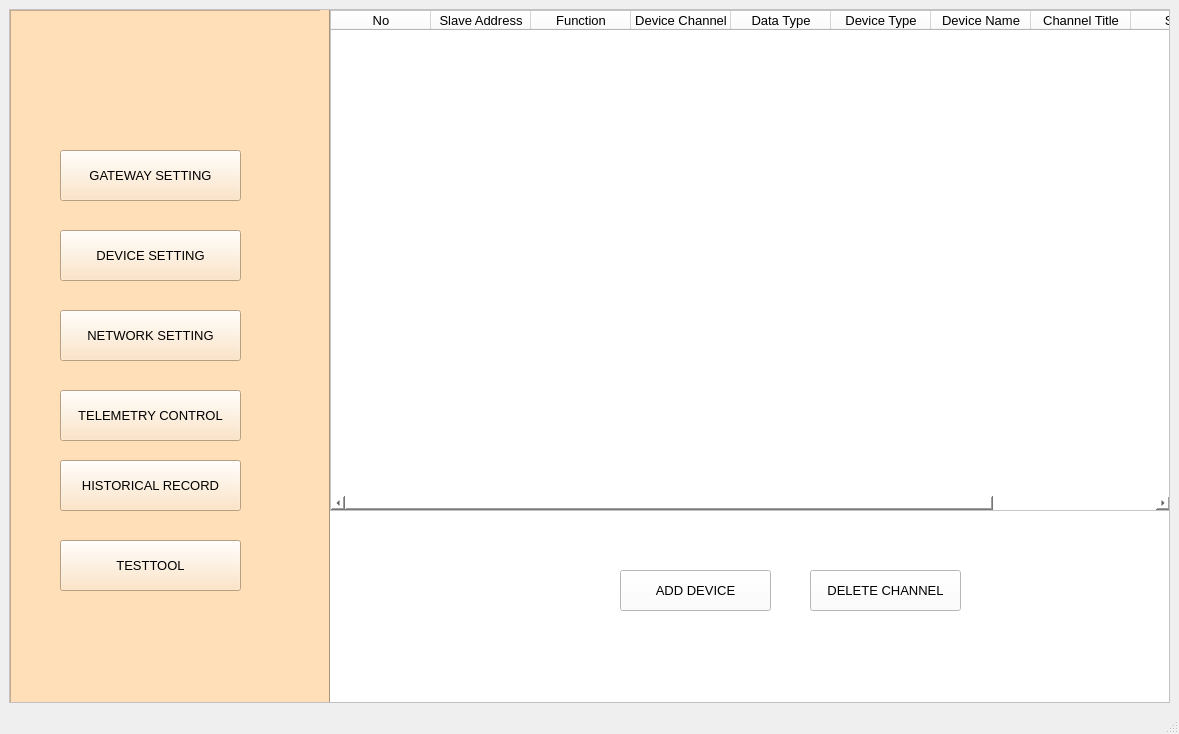
<?xml version="1.0" encoding="UTF-8"?>
<ui version="4.0">
 <class>device</class>
 <widget class="QMainWindow" name="device">
  <property name="geometry">
   <rect>
    <x>0</x>
    <y>0</y>
    <width>1179</width>
    <height>734</height>
   </rect>
  </property>
  <property name="windowTitle">
   <string>TEST TOOL</string>
  </property>
  <widget class="QWidget" name="centralwidget">
   <layout class="QVBoxLayout" name="verticalLayout">
    <item>
     <widget class="QScrollArea" name="scrollArea">
      <property name="styleSheet">
       <string notr="true">background-color:rgb(255, 248, 254)
</string>
      </property>
      <property name="widgetResizable">
       <bool>true</bool>
      </property>
      <widget class="QWidget" name="scrollAreaWidgetContents">
       <property name="geometry">
        <rect>
         <x>0</x>
         <y>0</y>
         <width>1155</width>
         <height>659</height>
        </rect>
       </property>
       <widget class="QFrame" name="list">
        <property name="geometry">
         <rect>
          <x>0</x>
          <y>0</y>
          <width>321</width>
          <height>761</height>
         </rect>
        </property>
        <property name="styleSheet">
         <string notr="true">background-color:rgb(255, 223, 183)</string>
        </property>
        <property name="frameShape">
         <enum>QFrame::StyledPanel</enum>
        </property>
        <property name="frameShadow">
         <enum>QFrame::Raised</enum>
        </property>
        <widget class="QPushButton" name="networksetting">
         <property name="geometry">
          <rect>
           <x>50</x>
           <y>300</y>
           <width>181</width>
           <height>51</height>
          </rect>
         </property>
         <property name="font">
          <font>
           <family>Segoe UI</family>
           <pointsize>10</pointsize>
          </font>
         </property>
         <property name="text">
          <string>NETWORK SETTING</string>
         </property>
        </widget>
        <widget class="QPushButton" name="gatewaysetting">
         <property name="geometry">
          <rect>
           <x>50</x>
           <y>140</y>
           <width>181</width>
           <height>51</height>
          </rect>
         </property>
         <property name="font">
          <font>
           <pointsize>10</pointsize>
          </font>
         </property>
         <property name="text">
          <string>GATEWAY SETTING</string>
         </property>
        </widget>
        <widget class="QPushButton" name="devicesetting">
         <property name="geometry">
          <rect>
           <x>50</x>
           <y>220</y>
           <width>181</width>
           <height>51</height>
          </rect>
         </property>
         <property name="font">
          <font>
           <pointsize>10</pointsize>
          </font>
         </property>
         <property name="text">
          <string>DEVICE SETTING</string>
         </property>
        </widget>
        <widget class="QPushButton" name="historical">
         <property name="geometry">
          <rect>
           <x>50</x>
           <y>450</y>
           <width>181</width>
           <height>51</height>
          </rect>
         </property>
         <property name="font">
          <font>
           <pointsize>10</pointsize>
          </font>
         </property>
         <property name="text">
          <string>HISTORICAL RECORD</string>
         </property>
        </widget>
        <widget class="Line" name="line">
         <property name="geometry">
          <rect>
           <x>310</x>
           <y>0</y>
           <width>20</width>
           <height>761</height>
          </rect>
         </property>
         <property name="font">
          <font>
           <weight>50</weight>
           <bold>false</bold>
          </font>
         </property>
         <property name="orientation">
          <enum>Qt::Vertical</enum>
         </property>
        </widget>
        <widget class="QPushButton" name="testtool">
         <property name="geometry">
          <rect>
           <x>50</x>
           <y>530</y>
           <width>181</width>
           <height>51</height>
          </rect>
         </property>
         <property name="font">
          <font>
           <pointsize>10</pointsize>
          </font>
         </property>
         <property name="text">
          <string>TESTTOOL</string>
         </property>
        </widget>
        <widget class="QPushButton" name="telemetrycontrol">
         <property name="geometry">
          <rect>
           <x>50</x>
           <y>380</y>
           <width>181</width>
           <height>51</height>
          </rect>
         </property>
         <property name="font">
          <font>
           <pointsize>10</pointsize>
          </font>
         </property>
         <property name="text">
          <string>TELEMETRY CONTROL</string>
         </property>
        </widget>
        <zorder>gatewaysetting</zorder>
        <zorder>devicesetting</zorder>
        <zorder>historical</zorder>
        <zorder>line</zorder>
        <zorder>networksetting</zorder>
        <zorder>testtool</zorder>
        <zorder>telemetrycontrol</zorder>
       </widget>
       <widget class="QFrame" name="seial_workspace">
        <property name="geometry">
         <rect>
          <x>320</x>
          <y>0</y>
          <width>841</width>
          <height>721</height>
         </rect>
        </property>
        <property name="styleSheet">
         <string notr="true">background-color:rgb(255, 255, 255)</string>
        </property>
        <widget class="QTableWidget" name="tableWidget">
         <property name="geometry">
          <rect>
           <x>0</x>
           <y>0</y>
           <width>841</width>
           <height>501</height>
          </rect>
         </property>
         <column>
          <property name="text">
           <string>No</string>
          </property>
          <property name="font">
           <font>
            <pointsize>10</pointsize>
           </font>
          </property>
         </column>
         <column>
          <property name="text">
           <string>Slave Address</string>
          </property>
          <property name="font">
           <font>
            <pointsize>10</pointsize>
           </font>
          </property>
         </column>
         <column>
          <property name="text">
           <string>Function</string>
          </property>
          <property name="font">
           <font>
            <pointsize>10</pointsize>
           </font>
          </property>
         </column>
         <column>
          <property name="text">
           <string>Device Channel</string>
          </property>
          <property name="font">
           <font>
            <pointsize>10</pointsize>
           </font>
          </property>
         </column>
         <column>
          <property name="text">
           <string>Data Type</string>
          </property>
          <property name="font">
           <font>
            <pointsize>10</pointsize>
           </font>
          </property>
         </column>
         <column>
          <property name="text">
           <string>Device Type</string>
          </property>
          <property name="font">
           <font>
            <pointsize>10</pointsize>
           </font>
          </property>
         </column>
         <column>
          <property name="text">
           <string>Device Name</string>
          </property>
          <property name="font">
           <font>
            <pointsize>10</pointsize>
           </font>
          </property>
         </column>
         <column>
          <property name="text">
           <string>Channel Title</string>
          </property>
          <property name="font">
           <font>
            <pointsize>10</pointsize>
           </font>
          </property>
         </column>
         <column>
          <property name="text">
           <string>Scale</string>
          </property>
          <property name="font">
           <font>
            <pointsize>10</pointsize>
           </font>
          </property>
         </column>
         <column>
          <property name="text">
           <string>Device Status</string>
          </property>
          <property name="font">
           <font>
            <pointsize>10</pointsize>
           </font>
          </property>
         </column>
        </widget>
        <widget class="QPushButton" name="deletechannel">
         <property name="geometry">
          <rect>
           <x>480</x>
           <y>560</y>
           <width>151</width>
           <height>41</height>
          </rect>
         </property>
         <property name="font">
          <font>
           <pointsize>10</pointsize>
          </font>
         </property>
         <property name="text">
          <string>DELETE CHANNEL</string>
         </property>
        </widget>
        <widget class="QPushButton" name="add">
         <property name="geometry">
          <rect>
           <x>290</x>
           <y>560</y>
           <width>151</width>
           <height>41</height>
          </rect>
         </property>
         <property name="font">
          <font>
           <pointsize>10</pointsize>
          </font>
         </property>
         <property name="text">
          <string>ADD DEVICE</string>
         </property>
        </widget>
       </widget>
      </widget>
     </widget>
    </item>
   </layout>
  </widget>
  <widget class="QStatusBar" name="statusbar"/>
  <widget class="QMenuBar" name="menubar">
   <property name="geometry">
    <rect>
     <x>0</x>
     <y>0</y>
     <width>1179</width>
     <height>26</height>
    </rect>
   </property>
  </widget>
 </widget>
 <resources/>
 <connections/>
</ui>
